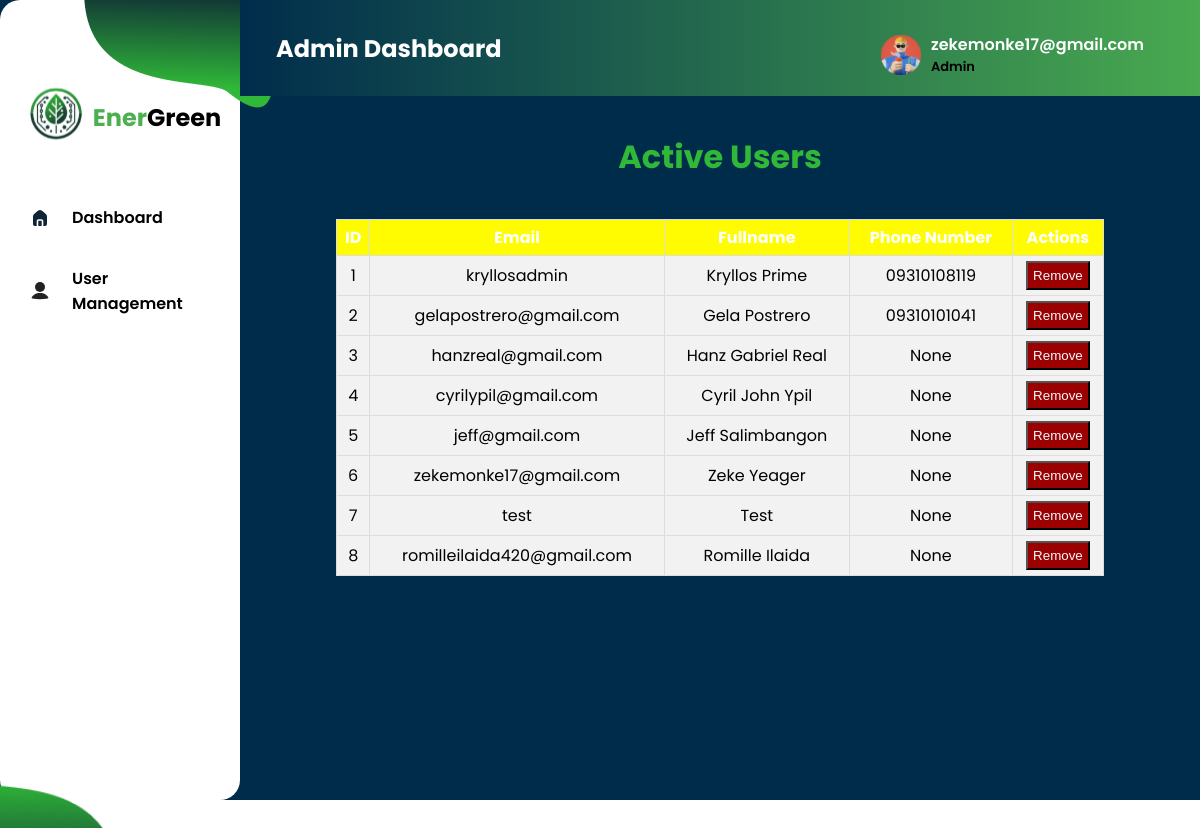
Page /UserManagement (signed in) on the committed database.
### tables this page shows
CREATE TABLE user (
  id INTEGER NOT NULL PRIMARY KEY,
  email TEXT NOT NULL UNIQUE,
  fullname TEXT NOT NULL,
  password TEXT DEFAULT NULL,
  phoneno TEXT DEFAULT NULL,
  hasSetup INTEGER DEFAULT 0
);

### app.py (the view)
@app.route('/UserManagement')
def UserManagement():
    records = db.getall_users(table='user')
    return render_template('AdminCarbonEmissionDash.html',fullname=session.get('name'),records=records) if not session.get('name') == None else redirect(url_for('landing'))

### app.py (called while the page is built)
@app.after_request
def after_request(response):
    response.headers['Cache-Control'] = 'no-cache,no-store,must-revalidate'
    response.headers['Pragma'] = 'no-cache'
    return response

### dbhelper.py (called while the page is built)
    def getdb_connection(self):
        connection = connect(self.database)
        return connection

    def getprocess(self,sql:str):
        connection = self.getdb_connection()
        cursor = connection.cursor()
        cursor.execute(sql)
        cursor.row_factory = Row
        data:list = cursor.fetchall()  # Convert rows to dictionaries
        cursor.close()
        connection.close()
        return data

    def getall_users(self, table:str)->list:
        query = f"SELECT * FROM {table}"
        users:list = self.getprocess(query)
        return users

### templates/AdminCarbonEmissionDash.html (shortened to what this page needs)
{% extends 'AdminDashTemplate.html' %}
{% block content %}
<div style="display: flex; justify-content:center; align-items:center; padding-top: 1em;">
    <h1><span style="color: #30B938; text-align:center;">Active Users</span></h1>
</div>
<div class="table-container">
    <table class="styled-table">
        <thead>
            <tr>
                <th>ID</th>
                <th>Email</th>
                <th>Fullname</th>
                <th>Phone Number</th>
                <th>Actions</th>
            </tr>
        </thead>
        <tbody>
            {% for record in records %}
            <tr>
                <td>{{ record['id'] }}</td>
                <td>{{ record['email'] }}</td>
                <td>{{ record['fullname'].title() }}</td>
                <td>{{ record['phoneno']}}</td>
                <td><button style="cursor: pointer;background-color:rgb(156, 1, 1);color:aliceblue;padding:5px;" class="remove-btn" data-email="{{ record['email'] }}">Remove</button></td>
                </tr>
            {% endfor %}
        </tbody>
    </table>
</div>
{% endblock %}

### templates/AdminDashTemplate.html (shortened to what this page needs)
<!DOCTYPE html>
<html lang="en">
<head>
    <link rel="stylesheet" href="../static/css/AdminDashTemplateStyle.css">
</head>
<body>
    <div class="Container">
        <div class="Side-Navigation">
            <img id="sidetopimg" src="../static/images/png/sideimg2.png" alt="">
            <div class="logo-div">
                <div class="img-logo">
                    <img src="../static/images/logo/logo.svg" alt="">
                </div>
                <div class="webname">
                    <h2><span id="Color">Ener</span>Green</h2>
                </div>
            </div>
            <div class="Navigation-buttons">
                <div class="Dashbtn">
                    <li>
                        <a href="{{ url_for('AdminDashboard') }}" class="nav-button">
                            <img id="homeicon" src="../static/images/svg/Home-Icon.svg" alt="Dashboard Icon" width="24" height="24"> Dashboard
                        </a>
                    </li>
                </div>
                <div class="Dashbtn">
                    <li>
                        <a href="{{ url_for('UserManagement') }}" class="nav-button">
                            <img src="../static/images/svg/useric.svg" alt="Dashboard Icon" width="24" height="24"> User Management
                        </a>
                    </li>
                </div>
            </div>
            <img id="side-img" src="../static/images/png/sidebotimg.png" alt="" width="208">
        </div>
        <div class="Top-Main-Content">
            <div class="Top-Navigation">
                <div class="page-title">
                    <h2 id="dash-title">Admin Dashboard</h2>
                </div>
                <div class="profile-section" onclick="toggleDropdown()">
                    <a href="#">
                        <img src="../static/images/svg/profilenako.svg" alt="">
                        <div class="name-status">
                            <span id="user-name">{{ fullname }}</span> <br>
                            <p>Admin</p>
                        </div>
                    </a>
                </div>
            </div>
            {%  block content %}
            {% endblock %}
            </div>
        </div>
</body>
</html>

### static/css/AdminDashTemplateStyle.css (style rules this page uses)
body { padding: 0; margin: 0; box-sizing: border-box; overflow: hidden; }
.Container { display: flex; flex-direction: row; font-family: 'Poppins', sans-serif; overflow: hidden; width: 100vw; height: 100vh; background-color: #002c4c; }
.Side-Navigation { display: flex; align-items: center; flex-direction: column; width: 20vw; height: 100vh; background-color: #ffff; border-radius: 20px; }
#side-img { position: absolute; top: 87%; right: 90%; }
#sidetopimg { position: absolute; left: 7%; }
.profile-section span { color: #ffff; margin-right: 2em; }
.profile-section { position: relative; }
.name-status p { margin: 0; padding: 0; font-size: 13px; }
.Top-Navigation { position: relative; width: 100%; height: 12vh; background: linear-gradient(to left, #4CAF50, #002c4c); display: flex; align-items: center; padding: 0 20px; }
.page-title { position: relative; left: 1em; }
#dash-title { color: #ffff; }
.profile-section { display: flex; align-items: center; gap: 20px; position: absolute; top: 2em; right: 4em; font-weight: 600; }
.profile-section a { display: flex; align-items: center; text-decoration: none; color: black; gap: 10px; }
.profile-section img { width: 40px; height: 40px; }
.Top-Main-Content { width: 100%; height: 20vh; flex-direction: column; justify-content: space-between; }
.logo-div { display: flex; align-items: center; margin: 1em 2em 2em 2em; }
.logo-div, .Navigatiuon-buttons { margin-top: 5em; }
#Color { color: #4CAF50; }
.Dashbtn { list-style: none; width: 100%; border-radius: 20px; }
.Navigation-buttons { display: flex; flex-direction: column; align-items: flex-start; }
.Dashbtn a { display: flex; align-items: center; margin: 8px; gap: 20px; text-decoration: none; padding: 10px 20px; color: black; font-weight: 600; transition: background-color 0.3s, color 0.3s; border-radius: 10px; }
.Dashbtn a img { transition: color 0.1s; }

### templates/AdminCarbonEmissionDash.html (style rules this page uses)
.table-container { display: flex; justify-content: center; align-items: center; padding-top: 1em; max-height: 600px; overflow-y: auto; }
.styled-table { width: 80%; border-collapse: collapse; }
.styled-table thead { background-color: #fffb00; color: white; }
.styled-table th, .styled-table td { padding: 5px 5px; text-align: center; border: 1px solid #ddd; }
.styled-table td { background-color: #f2f2f2; }
.styled-table tbody tr:nth-child(even) { background-color: #f2f2f2; }

### rows in the picture
user: email "zekemonke17@gmail.com", id "6", fullname "Zeke Yeager", phoneno "None"
user: id "1", email "kryllosadmin", fullname "Kryllos Prime", phoneno "09310108119"
user: id "2", email "gelapostrero@gmail.com", fullname "Gela Postrero", phoneno "09310101041"
user: id "3", email "hanzreal@gmail.com", fullname "Hanz Gabriel Real", phoneno "None"
user: id "4", email "cyrilypil@gmail.com", fullname "Cyril John Ypil", phoneno "None"
user: id "5", email "jeff@gmail.com", fullname "Jeff Salimbangon", phoneno "None"
user: id "7", email "test", fullname "Test", phoneno "None"
user: id "8", email "romilleilaida420@gmail.com", fullname "Romille Ilaida", phoneno "None"
